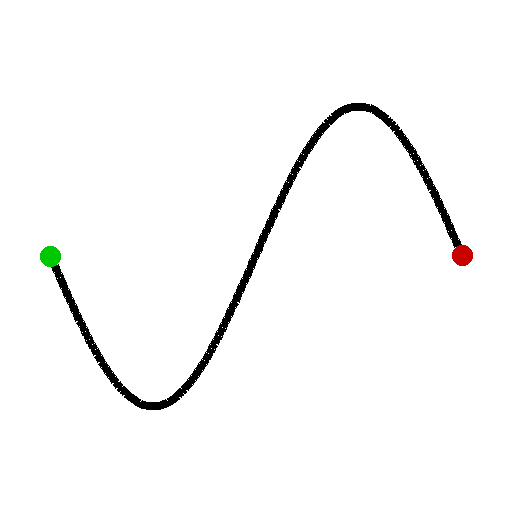
#> input picture assets/maps/line_path_01.png, 512 x 512 px
$ jupyter execute --allow-errors module3_line_trace.ipynb
#> lines starting #> are read from the running program, lines starting #| are printed output that depends on the picture; after the words box and inside, x2 and y2 are one past the last pixel; in counts of white or black regions, pixels touching at a corner belong together
# Module 3 — Line Trace
**Topics:** Load line image · Extract pixel path · Convert to world coords · Drive whole bot · Plot actual vs desired

The full robot (base + arm) drives along a path extracted from `assets/maps/line_path_01.png`.

## 0. Imports

[cell 1]
import sys, os
sys.path.insert(0, os.path.abspath('..'))

import numpy as np
import matplotlib.pyplot as plt
import cv2
import pybullet as p

from env.pybullet_env  import PyBulletEnv
from env.robot_loader  import RobotLoader
from utils.controllers import OmniDriveController, BasePoseController, ArmController
from utils.visualizer  import DebugVisualizer

PATH_IMG = os.path.join('..','assets','maps','line_path_01.png')
print('Imports OK')

## 1. Load and inspect line image

[cell 2]
img = cv2.imread(PATH_IMG)
#> img is the input picture: shape (512, 512, 3); mean B, G, R 248.9, 249.1, 249.1
assert img is not None, f'Image not found: {PATH_IMG}'
img_rgb = cv2.cvtColor(img, cv2.COLOR_BGR2RGB)
H, W    = img.shape[:2]
#> H = 512; W = 512

plt.figure(figsize=(6,4))
plt.imshow(img_rgb)
plt.title(f'Line path image ({W}×{H} px)'); plt.axis('off'); plt.show()
print(f'Image size: {W} x {H}')
#| Image size: 512 x 512

## 2. Extract line path from image

[cell 3]
def extract_path(img_bgr, num_points=80):
    """
    Extract ordered path waypoints from a black line on white background.
    Returns array of (col, row) pixel coordinates.
    """
#> called with num_points = 60
    gray  = cv2.cvtColor(img_bgr, cv2.COLOR_BGR2GRAY)
    _, bw = cv2.threshold(gray, 128, 255, cv2.THRESH_BINARY_INV)
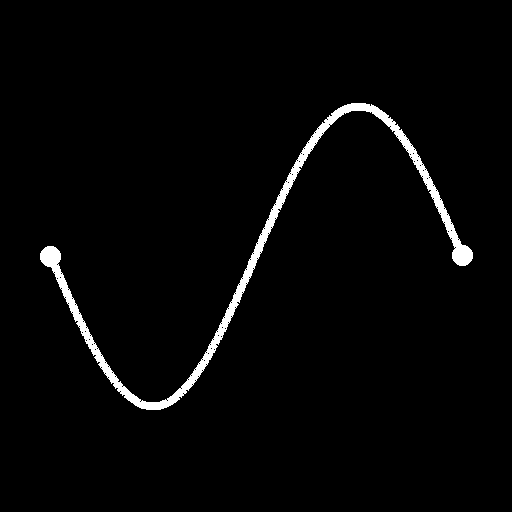
#> bw: shape (512, 512); 2.4% white; 1 white region, box (x1, y1, x2, y2) and area: (40, 103, 473, 410) 6318

    # Skeletonise using morphological thinning
    kernel   = np.ones((3,3), np.uint8)
    skeleton = np.zeros_like(bw)
    temp     = bw.copy()
    for _ in range(50):
        eroded  = cv2.erode(temp, kernel)
        opened  = cv2.dilate(eroded, kernel)
        subset  = cv2.subtract(temp, opened)
        skeleton= cv2.bitwise_or(skeleton, subset)
        temp    = eroded
        if cv2.countNonZero(temp) == 0:
            break
#> this loop made 8 passes
#> pass 1, in extract_path, `eroded  = cv2.erode(temp, kernel)`:
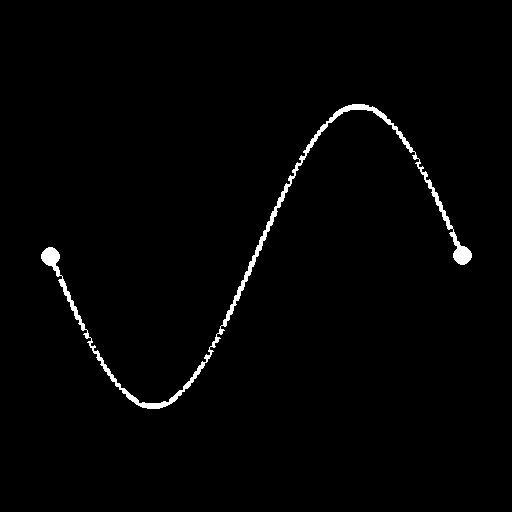
#> eroded: shape (512, 512); 1.4% white; 1 white region, box (x1, y1, x2, y2) and area: (41, 104, 472, 409) 3683
#> pass 1, in extract_path, `opened  = cv2.dilate(eroded, kernel)`:
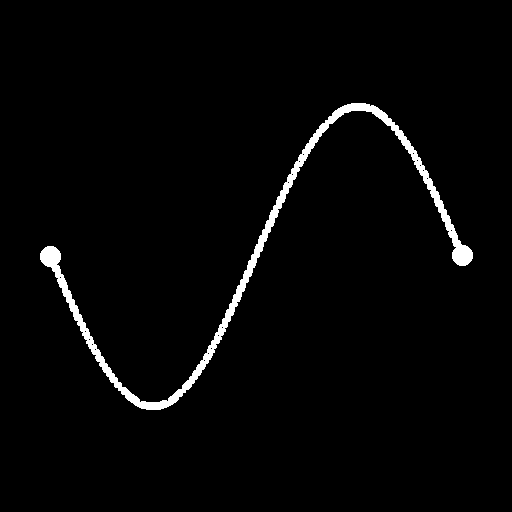
#> opened: shape (512, 512); 2.3% white; 1 white region, box (x1, y1, x2, y2) and area: (40, 103, 473, 410) 5973
#> pass 1, in extract_path, `subset  = cv2.subtract(temp, opened)`:
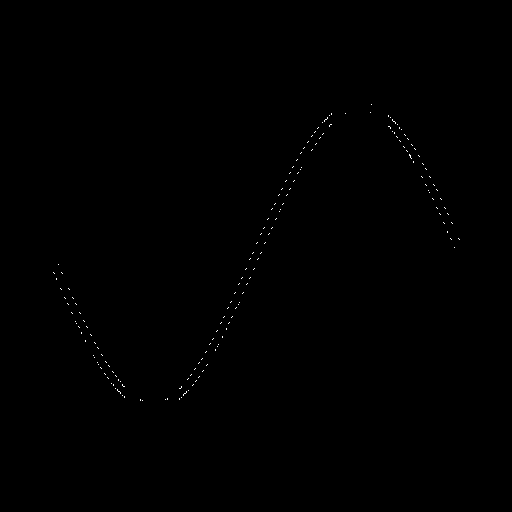
#> subset: shape (512, 512); 0.13% white in thin lines or dots, all inside (x1, y1, x2, y2) = (53, 104, 460, 401)
#> pass 2, in extract_path, `eroded  = cv2.erode(temp, kernel)`:
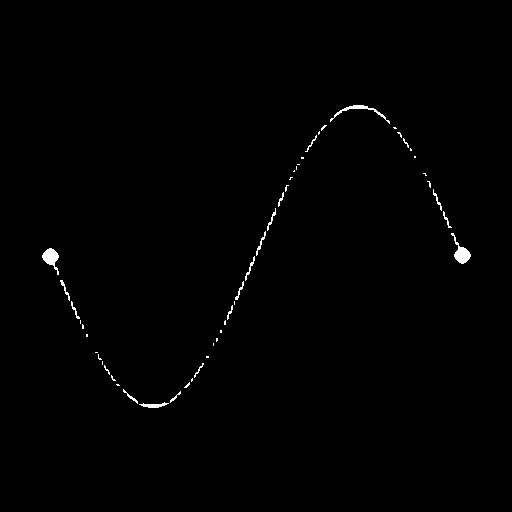
#> eroded: shape (512, 512); 0.58% white; 50 white regions (32 under 20 px), largest, box (x1, y1, x2, y2) and area: (451, 233, 471, 264) 233, (42, 248, 59, 275) 223, (330, 105, 390, 124) 178
#> after the loop: eroded: shape (512, 512); every value is 0
#> after the loop:
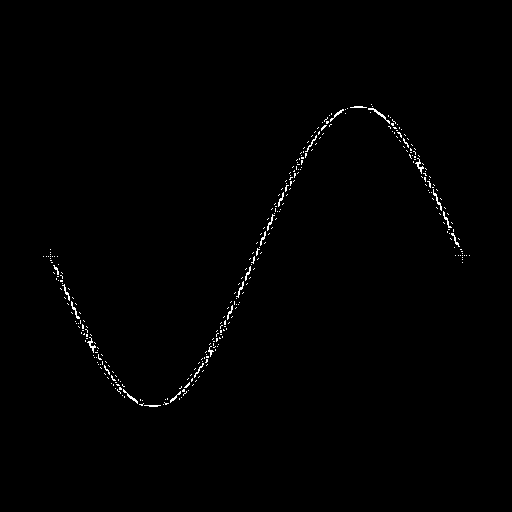
#> skeleton: shape (512, 512); 0.63% white in thin lines or dots, all inside (x1, y1, x2, y2) = (43, 104, 470, 407)

    # Get all non-zero pixels and sort by x
    pts = np.column_stack(np.where(skeleton > 0))  # (row, col)
#> pts = 1642 pairs, first value 104 to 406, second value 43 to 469
    if len(pts) == 0:
        # Fallback: use raw binary pixels
        pts = np.column_stack(np.where(bw > 0))
    pts = pts[:, [1, 0]]   # → (col, row)
#> pts = 1642 pairs, first value 43 to 469, second value 104 to 406
    pts = pts[pts[:,0].argsort()]

    # Subsample evenly
    idx = np.linspace(0, len(pts)-1, num_points, dtype=int)
#> idx = 60 values from 0 to 1641
    return pts[idx].astype(float)

px_path = extract_path(img, num_points=60)
#> px_path = 60 pairs, first value 43 to 469, second value 109 to 405
print(f'Extracted {len(px_path)} waypoints')
#| Extracted 60 waypoints
print(f'Pixel range X: [{px_path[:,0].min():.0f}, {px_path[:,0].max():.0f}]  '
      f'Y: [{px_path[:,1].min():.0f}, {px_path[:,1].max():.0f}]')
#| Pixel range X: [43, 469]  Y: [109, 405]

[cell 4]
plt.figure(figsize=(7,5))
plt.imshow(img_rgb, alpha=0.5)
plt.plot(px_path[:,0], px_path[:,1], 'r.-', ms=4, lw=1.5, label='Extracted path')
plt.plot(px_path[0,0],  px_path[0,1],  'go', ms=10, label='Start')
plt.plot(px_path[-1,0], px_path[-1,1], 'rs', ms=10, label='End')
plt.legend(); plt.title('Extracted waypoints overlaid on image'); plt.axis('off')
plt.tight_layout(); plt.show()
#> after `plt.tight_layout()`:
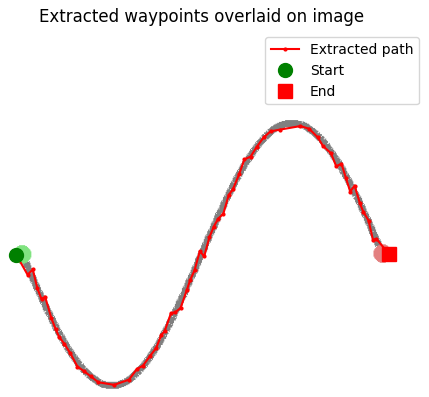
#> figure drawn by matplotlib, 1 panel

## 3. Convert pixel path → world coordinates

[cell 5]
# Map image pixels to world metres
# Image is W×H pixels representing WORLD_W × WORLD_H metres
WORLD_W = 2.0   # reduced from 4.0 — path fits within 2m arena
WORLD_H = 1.5   # reduced from 3.0

def px_to_world(px_xy, img_w, img_h, world_w, world_h):
#> called with px_xy = array of shape (60, 2), img_w = 512, img_h = 512, world_w = 2, world_h = 1.5
    wx = (px_xy[:,0] / img_w) * world_w - world_w / 2
#> wx = 60 values from -0.832 to 0.832
    wy = -(px_xy[:,1] / img_h) * world_h + world_h / 2
#> wy = 60 values, max 0.431 at index 44, min -0.437 at index 15, mean 0.000391
    return np.stack([wx, wy], axis=1)

world_path = px_to_world(px_path, W, H, WORLD_W, WORLD_H)
#> world_path = 60 pairs, first value -0.832 to 0.832, second value -0.437 to 0.431

# Shift path so it starts at robot origin [0,0]
world_path -= world_path[0]   # translate start to (0,0)
#> world_path = 60 pairs, first value 0 to 1.66, second value -0.437 to 0.431

print(f'World X: [{world_path[:,0].min():.2f}, {world_path[:,0].max():.2f}] m')
#| World X: [0.00, 1.66] m
print(f'World Y: [{world_path[:,1].min():.2f}, {world_path[:,1].max():.2f}] m')
#| World Y: [-0.44, 0.43] m
print(f'Path start: {world_path[0]}  (should be [0, 0])')
#| Path start: [0. 0.]  (should be [0, 0])
print(f'Path length: {np.sum(np.linalg.norm(np.diff(world_path, axis=0), axis=1)):.2f} m')
#| Path length: 2.67 m

[cell 6]
plt.figure(figsize=(7,5))
plt.plot(world_path[:,0], world_path[:,1], 'b.-', ms=4, lw=1.5)
plt.plot(world_path[0,0],  world_path[0,1],  'go', ms=10, label='Start')
plt.plot(world_path[-1,0], world_path[-1,1], 'rs', ms=10, label='End')
plt.xlabel('X (m)'); plt.ylabel('Y (m)')
plt.title('World-frame path from image')
plt.axis('equal'); plt.grid(alpha=0.4); plt.legend()
plt.tight_layout(); plt.show()
#> after `plt.tight_layout()`:
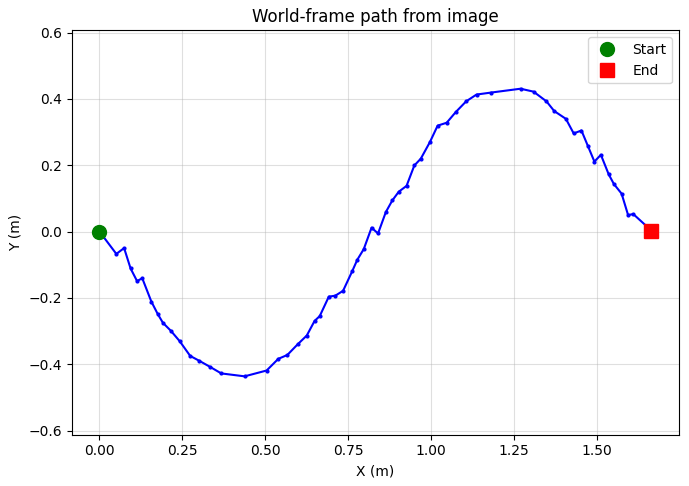
#> figure drawn by matplotlib, 1 panel; curve peaks at x = 1.27, y = 0.431
